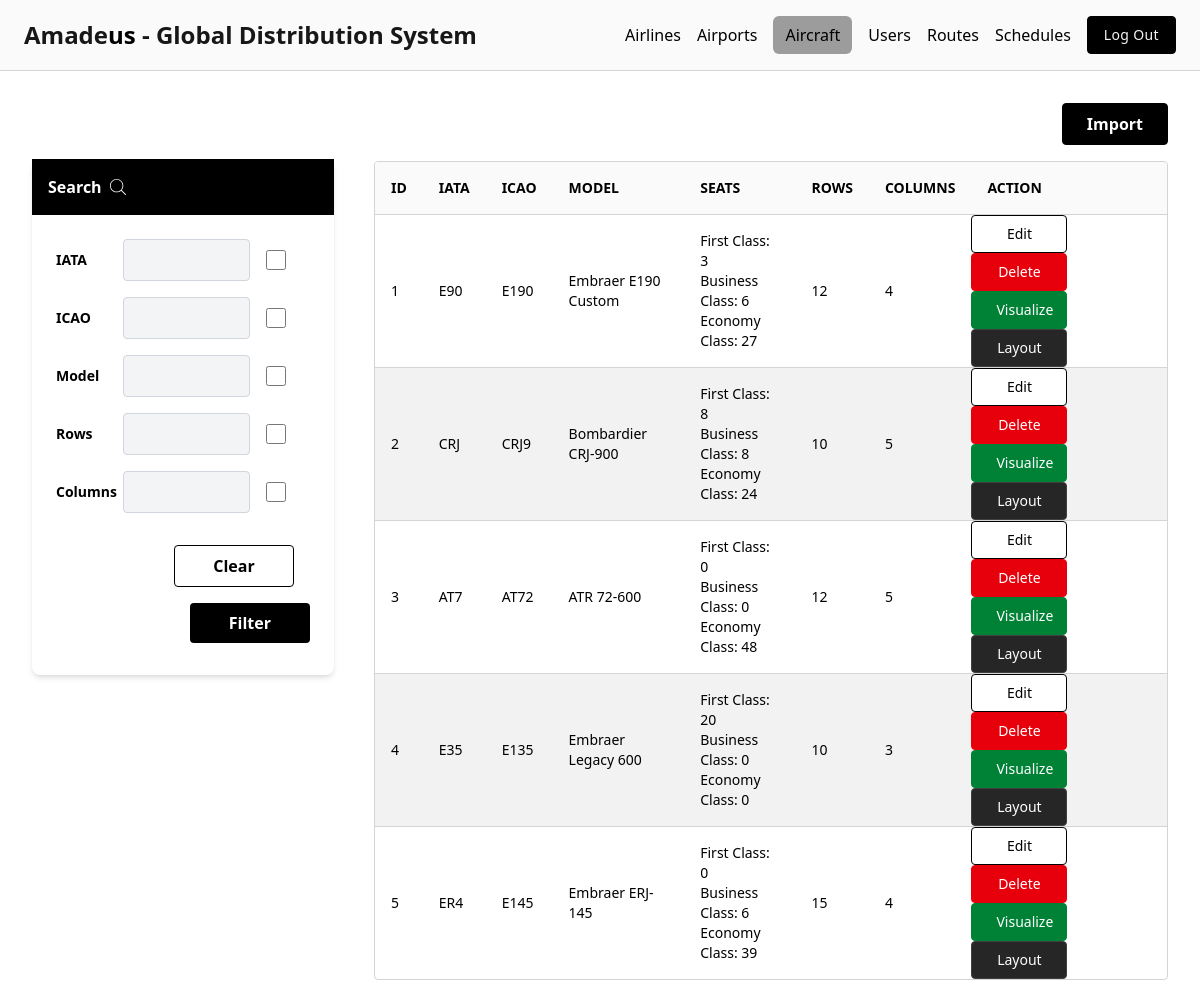
/aircraft (signed in), run on an earlier commit of the app's database.
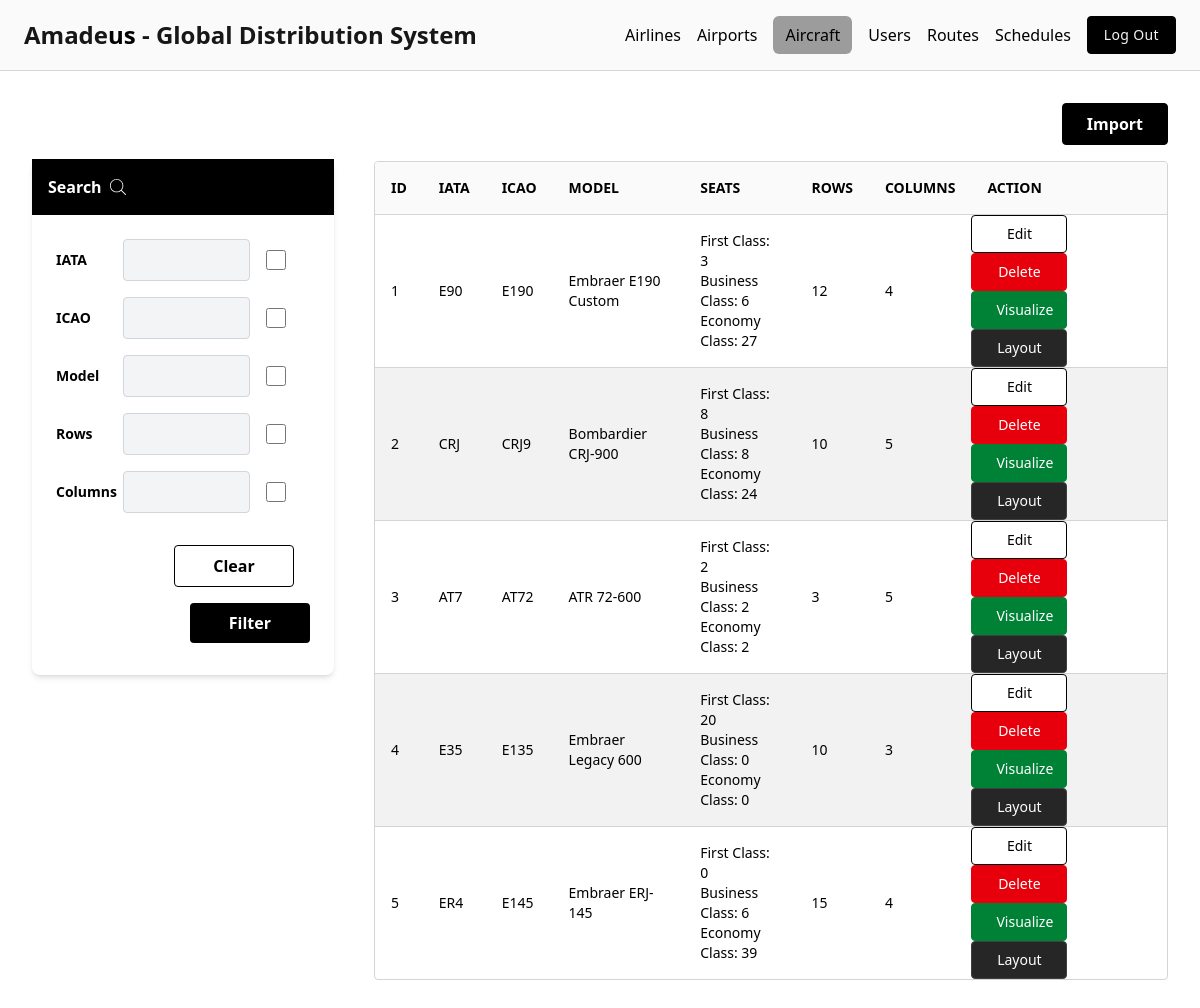
And on a later commit of the database.
### tables this page shows
CREATE TABLE IF NOT EXISTS `aircraft` (
  `id` int NOT NULL AUTO_INCREMENT,
  `iata` varchar(3) NOT NULL,
  `icao` varchar(4) NOT NULL,
  `model` varchar(100) NOT NULL,
  `seats_f` int NOT NULL DEFAULT '0',
  `seats_c` int NOT NULL DEFAULT '0',
  `seats_y` int NOT NULL DEFAULT '0',
  `rows` int DEFAULT NULL,
  `columns` int DEFAULT NULL,
  `layout` text,
  PRIMARY KEY (`id`)
);

### Http/controllers/aircraft/index.php (called while the page is built, shortened)
<?php
$db = App::resolve(Database::class);
$aircraft = $db->query("SELECT * FROM aircraft")->get();
require base_path('Http/views/aircraft/index.view.php');

### public/index.php (called while the page is built, shortened)
<?php
require BASE_PATH . "Core/functions.php";
require base_path("bootstrap.php");
$router = new Router();
$uri = parse_url($_SERVER['REQUEST_URI'], PHP_URL_PATH);
$method = $_POST['_method'] ?? $_SERVER['REQUEST_METHOD'];
try {
    $router->route($uri, $method);
} catch (ValidationException $exception) {
    Session::flash('errors', $exception->errors);
    Session::flash('old', $exception->old);
    redirect($router->previous_url());
}

### Core/Session.php (called while the page is built, shortened)
<?php
class Session
{
    public static function role($keys): bool
    {
        $currentRole = $_SESSION['user']['role'];
        if (is_array($keys)) {
            return in_array($currentRole, $keys, true);
        }
        return $currentRole === $keys;
    }
}

### Core/Container.php (called while the page is built, shortened)
<?php
class Container
{
    protected $binds = [];
    public function bind($key, $resolver): void
    {
        $this->binds[$key] = $resolver;
    }
    public function resolve($key)
    {
        $resolver = $this->binds[$key];
        return call_user_func($resolver);
    }
}

### Core/functions.php (called while the page is built, shortened)
<?php
function base_path($path): string
{
    return BASE_PATH . $path;
}

### config.php (called while the page is built)
<?php
return [
    'database' => [
        'host' => $_ENV['DATABASE_HOSTNAME'],
        'port' => $_ENV['DATABASE_PORT'],
        'dbname' => $_ENV['DATABASE_NAME'],
        'charset' => $_ENV['DATABASE_CHARSET'],
    ],
];

### bootstrap.php (called while the page is built, shortened)
<?php
$container = new Container();
$container->bind('config', function () {
    return require base_path("config.php");
});
$container->bind('Core\Database', function () {
    $config = require base_path("config.php");
    return new Database($config['database'], $_ENV['DATABASE_USERNAME'], $_ENV['DATABASE_PASSWORD']);
});

### Core/Database.php (called while the page is built, shortened)
<?php
class Database {
    public $connection;
    public $statement;
    public function __construct($config, $username = 'root', $password = '')
    {
        $dsn = 'mysql:' . http_build_query($config, '', ';');
        $this->connection = new PDO($dsn, $username, $password, [
            PDO::ATTR_DEFAULT_FETCH_MODE => PDO::FETCH_ASSOC
        ]);
    }
    public function query($query, $params = []): static
    {
        $this->statement = $this->connection->prepare($query);
        $this->statement->execute($params);
        return $this;
    }
    public function get()
    {
        return $this->statement->fetchAll();
    }
}

### Core/App.php (called while the page is built, shortened)
<?php
class App
{
    protected static $container;
    public static function setContainer($container): void
    {
        static::$container = $container;
    }
    public static function resolve($key)
    {
        return static::$container->resolve($key);
    }
}

### Http/views/aircraft/index.view.php (the view, shortened to what the rows shown need)
<?php
require base_path('Http/views/partials/head.php');
require base_path('Http/views/partials/nav.php');
?>
<main x-data="{
    showDeleteModal: false,
    deleteId: null,
    showUpdateModal: false,
    editData: null,
    showVisualModal: false,
    visualData: null,
    showLayoutBuilder: false,
    builderData: null,
    layoutConfig: {
        firstClass: { rows: 0, columns: 0, seats: 0, grid: [] },
        businessClass: { rows: 0, columns: 0, seats: 0, grid: [] },
        economyClass: { rows: 0, columns: 0, seats: 0, grid: [] }
    },
    initLayoutBuilder(aircraft) {
        this.builderData = aircraft;
        this.layoutConfig = {
            firstClass: { rows: 0, columns: 0, seats: aircraft.seats_f || 0, grid: [] },
            businessClass: { rows: 0, columns: 0, seats: aircraft.seats_c || 0, grid: [] },
            economyClass: { rows: 0, columns: 0, seats: aircraft.seats_y || 0, grid: [] }
        };
        if (aircraft.layout) {
            this.parseExistingLayout(aircraft);
        }
        this.showLayoutBuilder = true;
    },
    parseExistingLayout(aircraft) {
        if (!aircraft.layout) return;
        const rows = aircraft.layout.split(' ');
        const cols = aircraft.columns || 0;
        // Determine rows for each class based on seat counts
        const rowsF = aircraft.seats_f > 0 ? Math.ceil(aircraft.seats_f / cols) : 0;
        const rowsC = aircraft.seats_c > 0 ? Math.ceil(aircraft.seats_c / cols) : 0;
        const rowsY = rows.length - rowsF - rowsC;
        this.layoutConfig.firstClass.rows = rowsF;
        this.layoutConfig.firstClass.columns = cols;
        this.layoutConfig.businessClass.rows = rowsC;
        this.layoutConfig.businessClass.columns = cols;
        this.layoutConfig.economyClass.rows = rowsY > 0 ? rowsY : 0;
        this.layoutConfig.economyClass.columns = cols;
        this.updateLayoutGrids();
        // Parse existing layout
        rows.forEach((row, idx) => {
            const rowArray = row.split('').map(c => parseInt(c));
            if (idx < rowsF && this.layoutConfig.firstClass.grid[idx]) {
                this.layoutConfig.firstClass.grid[idx] = rowArray;
            } else if (idx < rowsF + rowsC && this.layoutConfig.businessClass.grid[idx - rowsF]) {
                this.layoutConfig.businessClass.grid[idx - rowsF] = rowArray;
            } else if (this.layoutConfig.economyClass.grid[idx - rowsF - rowsC]) {
                this.layoutConfig.economyClass.grid[idx - rowsF - rowsC] = rowArray;
            }
        });
        this.calculateSeats();
    },
    updateLayoutGrids() {
        ['firstClass', 'businessClass', 'economyClass'].forEach(cls => {
            const config = this.layoutConfig[cls];
            config.grid = [];
            for (let i = 0; i < config.rows; i++) {
                config.grid[i] = [];
                for (let j = 0; j < config.columns; j++) {
                    config.grid[i][j] = 0;
                }
            }
        });
        this.calculateSeats();
    },
    toggleCell(className, row, col) {
        const config = this.layoutConfig[className];
        if (config.grid[row] && config.grid[row][col] !== undefined) {
            config.grid[row][col] = config.grid[row][col] === 1 ? 0 : 1;
            this.calculateSeats();
        }
    },
    calculateSeats() {
        ['firstClass', 'businessClass', 'economyClass'].forEach(cls => {
            const config = this.layoutConfig[cls];
            config.seats = config.grid.reduce((total, row) =>
                total + row.filter(cell => cell === 1).length, 0
            );
        });
    },
    generateLayoutString() {
        let layout = [];
        ['firstClass', 'businessClass', 'economyClass'].forEach(cls => {
            const config = this.layoutConfig[cls];
            config.grid.forEach(row => {
                layout.push(row.join(''));
            });
        });
        return layout.join(' ');
    },
    getAircraftSeatNumber(row, col) {
        if (!this.visualData || !this.visualData.layout) return '';
        const layout = this.visualData.layout;
        const rows = layout.split(' ');
        if (row < 1 || row > rows.length) return '';
        const rowLayout = rows[row - 1];
        const columns = ['A', 'B', 'C', 'D', 'E', 'F', 'G', 'H', 'I', 'J', 'K'];
        // Count only actual seats (1s) up to the current column
        let seatCount = 0;
        for (let i = 0; i < col; i++) {
            if (rowLayout[i] === '1') {
                seatCount++;
            }
        }
        return row + columns[seatCount - 1];
    },
    getAircraftSeatClass(row) {
        if (!this.visualData) return 'Y';
        const totalRows = this.visualData.rows;
        const seatsF = this.visualData.seats_f;
        const seatsC = this.visualData.seats_c;
        const seatsY = this.visualData.seats_y;
        const cols = this.visualData.columns;
        // Calculate how many rows each class takes
        const rowsF = seatsF > 0 ? Math.ceil(seatsF / cols) : 0;
        const rowsC = seatsC > 0 ? Math.ceil(seatsC / cols) : 0;
        if (row <= rowsF) return 'F';
        if (row <= rowsF + rowsC) return 'C';
        return 'Y';
    },
    shouldShowAircraftSeparator(rowIndex) {
        if (!this.visualData) return false;
        const currentRow = rowIndex + 1;
        const nextRow = currentRow + 1;
        const currentClass = this.getAircraftSeatClass(currentRow);
        const nextClass = this.getAircraftSeatClass(nextRow);
        return currentClass !== nextClass;
    },
    getAircraftClassLabel(rowIndex) {
        const row = rowIndex + 1;
        const seatClass = this.getAircraftSeatClass(row);
        if (seatClass === 'F') return 'First Class';
        if (seatClass === 'C') return 'Business Class';
        return 'Economy Class';
    }
}"
    class="h-full w-full flex justify-center gap-x-10 font-bold p-8">
    <?php require base_path('Http/views/partials/filter.php') ?>
    <div class="flex flex-col gap-y-4 w-full">
        <div class="w-full flex justify-end items-center">
            <?php if (!Core\Session::role(['user', 'staff'])) : ?>
                <form action="/aircraft" method="POST" x-ref="storeForm" enctype="multipart/form-data">
                    <button @click="$refs.storeInput.click()" type="button"
                        class="px-6 py-2 bg-black text-white border border-black hover:scale-105 rounded transition duration-100 cursor-pointer">
                        Import
                    </button>
                </form>
            <?php endif; ?>
        </div>
        <div class="overflow-auto w-full h-fit mb-12 rounded-sm border border-neutral-300 dark:border-neutral-700">
            <table id="aircraftTable" class="w-full font-medium text-left text-sm text-black dark:text-black">
                <thead class="border-b border-neutral-300 bg-neutral-50 text-sm text-black dark:border-neutral-700 dark:bg-neutral-900 dark:text-white">
                    <tr>
                        <th scope="col" class="p-4">ID</th>
                        <th scope="col" class="p-4">IATA</th>
                        <th scope="col" class="p-4">ICAO</th>
                        <th scope="col" class="p-4">MODEL</th>
                        <th scope="col" class="p-4">SEATS</th>
                        <th scope="col" class="p-4">ROWS</th>
                        <th scope="col" class="p-4">COLUMNS</th>
                        <?php if (!\Core\Session::role(['user', 'staff'])) : ?>
                            <th scope="col" class="p-4">ACTION</th>
                        <?php endif; ?>
                    </tr>
                </thead>
                <tbody class="divide-y divide-neutral-300 dark:divide-neutral-700">
                    <?php foreach ($aircraft as $plane) : ?>
                        <tr class="even:bg-black/5 dark:even:bg-white/10">
                            <td class="p-4" data-field="id"><?= $plane['id'] ?? 'N/A' ?></td>
                            <td class="p-4" data-field="iata"><?= $plane['iata'] ?? 'N/A' ?></td>
                            <td class="p-4" data-field="icao"><?= $plane['icao'] ?? 'N/A' ?></td>
                            <td class="p-4" data-field="model"><?= $plane['model'] ?? 'N/A' ?></td>
                            <td class="p-4">
                                <p>First Class: <?= $plane['seats_f'] ?? 'N/A' ?></p>
                                <p>Business Class: <?= $plane['seats_c'] ?? 'N/A' ?></p>
                                <p>Economy Class: <?= $plane['seats_y'] ?? 'N/A' ?></p>
                            </td>
                            <td class="p-4" data-field="rows"><?= $plane['rows'] ?? 'N/A' ?></td>
                            <td class="p-4" data-field="columns"><?= $plane['columns'] ?? 'N/A' ?></td>
                            <?php if (!\Core\Session::role(['user', 'staff'])) : ?>
                                <td>
                                    <button @click="showUpdateModal=true; editData = <?= htmlspecialchars(json_encode($plane)) ?>"
                                        type="button"
                                        class="px-6 py-2 mr-1 bg-white w-24 text-black border border-black hover:scale-105 rounded transition duration-100 cursor-pointer">
                                        Edit
                                    </button>
                                    <button @click="showDeleteModal=true; deleteId = <?= $plane['id'] ?>" type="button"
                                        class="px-6 py-2 mr-1 bg-red-600 w-24 text-white border border-red-600 hover:scale-105 rounded transition duration-100 cursor-pointer">
                                        Delete
                                    </button>
                                    <button @click="showVisualModal=true; visualData = <?= htmlspecialchars(json_encode($plane)) ?>" type="button"
                                        class="px-6 py-2 mr-1 bg-green-700 w-24 text-white border border-green-700 hover:scale-105 rounded transition duration-100 cursor-pointer">
                                        Visualize
                                    </button>
                                    <button @click="initLayoutBuilder(<?= htmlspecialchars(json_encode($plane)) ?>)" type="button"
                                        class="px-6 py-2 bg-neutral-800 w-24 text-white border border-neutral-700 hover:scale-105 rounded transition duration-100 cursor-pointer">
                                        Layout
                                    </button>
                                </td>
                            <?php endif; ?>
                        </tr>
                    <?php endforeach; ?>
                </tbody>
            </table>
        </div>
    </div>
</main
    <?php
    require base_path('Http/views/partials/footer.php');
    ?>

### Core/Router.php (shortened to what the rows shown need)
<?php
class Router
{
    protected array $routes = [];
    public function add_routes($uri, $controller, $method): static
    {
        $this->routes[] = [
            'uri' => $uri,
            'controller' => $controller,
            'method' => $method,
            'middleware' => null,
        ];
        return $this;
    }
    public function only($key): static
    {
        $this->routes[array_key_last($this->routes)]['middleware'] = $key;
        return $this;
    }
    public function route($uri, $method)
    {
        foreach ($this->routes as $route) {
            if ($route['uri'] === $uri && $route['method'] === strtoupper($method)) {
                return require base_path("/Http/controllers/" . $route['controller']);
            }
        }
    }
}

What changed in the data, as far as the page shows it:
changed aircraft "AT7": seats_f "0" → "2"; seats_c "0" → "2"; seats_y "48" → "2"; rows "12" → "3"
